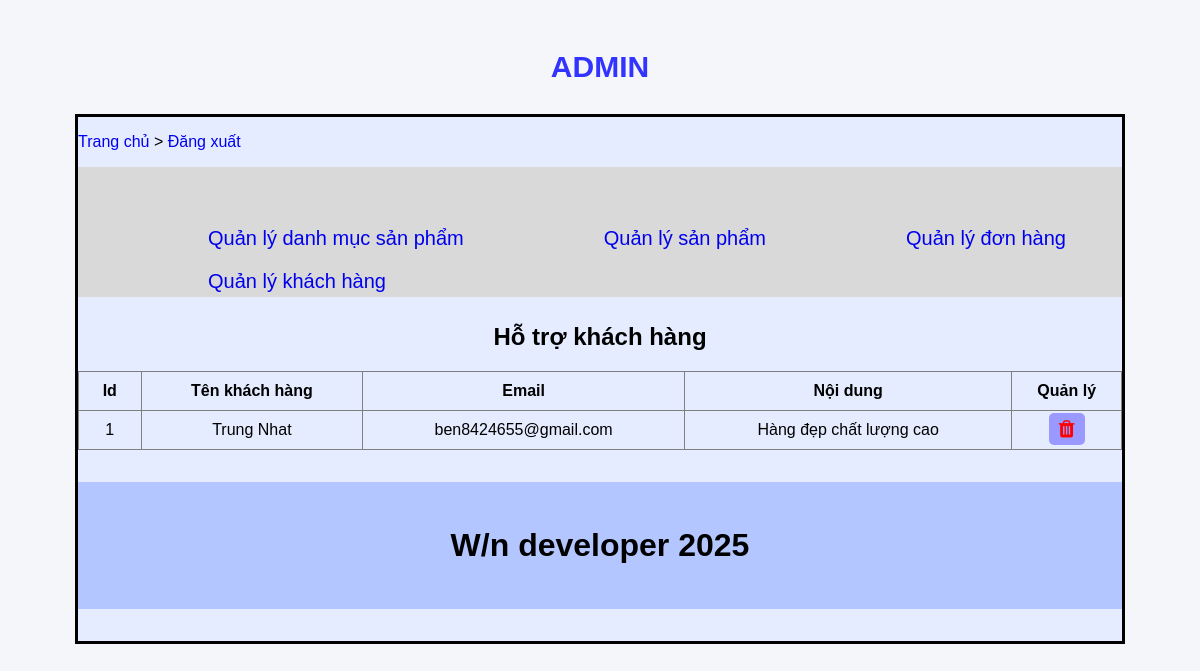
Page /DuAnWeb/admincp/index.php?action=quanlykhachhang&query=them (signed in) on the committed database.
### tables this page shows
CREATE TABLE `tbl_lienhe` (
  `id_lienhe` int(11) NOT NULL,
  `hoten` varchar(100) NOT NULL,
  `email` varchar(100) NOT NULL,
  `noidung` text NOT NULL
);

### DuAnWeb/admincp/modules/quanlykhachhang/khachhang.php (the view)
<?php
    $sql_lietke_khachhang = "SELECT * FROM tbl_lienhe ORDER BY id_lienhe DESC";
    $query_lietke_khachhang = mysqli_query($mysqli,$sql_lietke_khachhang);
?>
<h2 style="text-align:center">Hỗ trợ khách hàng</h2>
<table method="post" action="" width="100%" border="1" style="border-collapse:collapse; padding-bottom:40px">
    <form>
        <tr>
            <th style="padding:10px;">Id</th>
            <th>Tên khách hàng</th>
            <th>Email</th>
            <th>Nội dung</th>
            <th>Quản lý</th>
        </tr>
    <?php
        $i = 0;
        while($row = mysqli_fetch_array($query_lietke_khachhang)){
            $i++;
    ?>
        <tr>
            <td style="text-align:center; padding:10px;"><?php echo $i; ?></td>
            <td style="text-align:center"><?php echo $row['hoten']; ?></td>
            <td style="text-align:center"><?php echo $row['email']; ?></td>
            <td style="text-align:center"><?php echo $row['noidung']; ?></td>
            <td style="text-align:center">
                <a style="text-decoration:none; background-color: #9999ff; padding:5px 10px 5px 10px; border-radius:5px; font-size: 20px;" href="modules/quanlysp/xuly.php?idkhachhang=<?php echo $row['id_lienhe']; ?>"><i class="fa fa-trash" style="color: red;" aria-hidden="true"></i></a>
            </td>
        </tr>
    <?php
        }
    ?>
    </form>
</table>

### DuAnWeb/admincp/css/style_admincp.css (style rules this page uses)
body { font-family: Arial, sans-serif; background: #f5f6fa; margin: 0; padding: 20px; }

### rows in the picture
tbl_lienhe: hoten "Trung Nhat", email "ben8424655@gmail.com", noidung "Hàng đẹp chất lượng cao"
